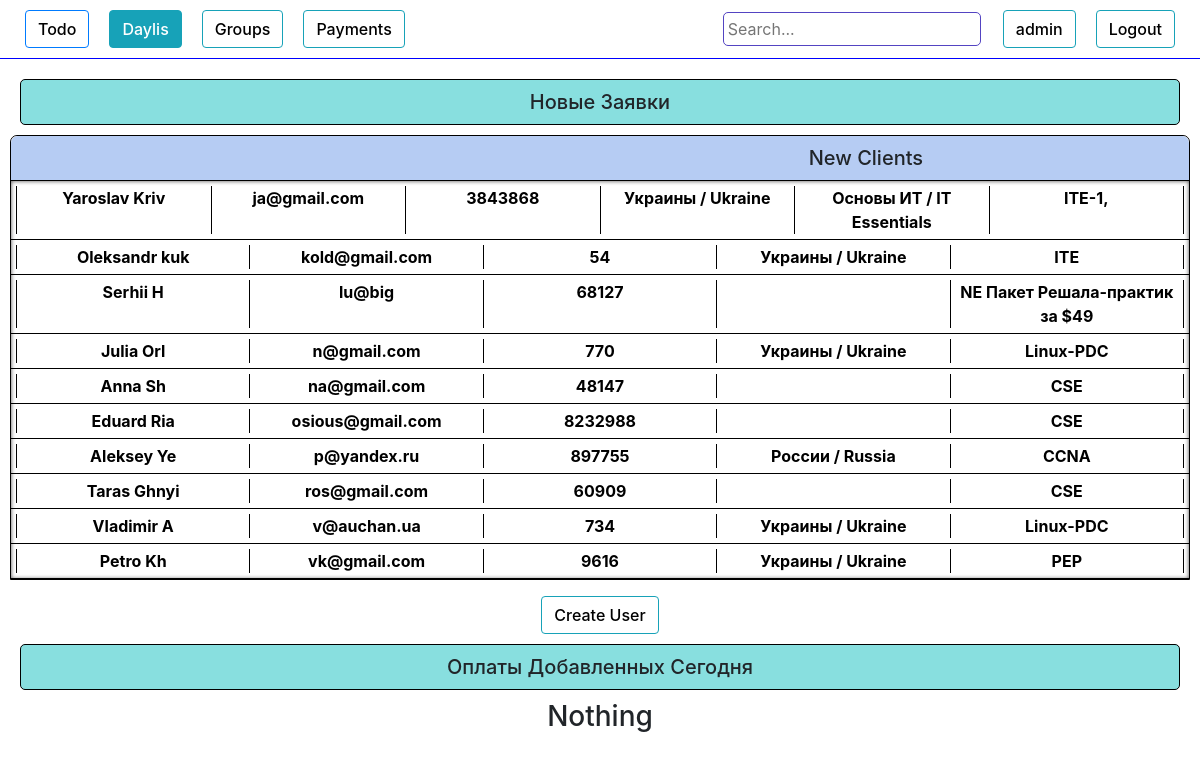
/staff/ (signed in), run on an earlier commit of the app's database.
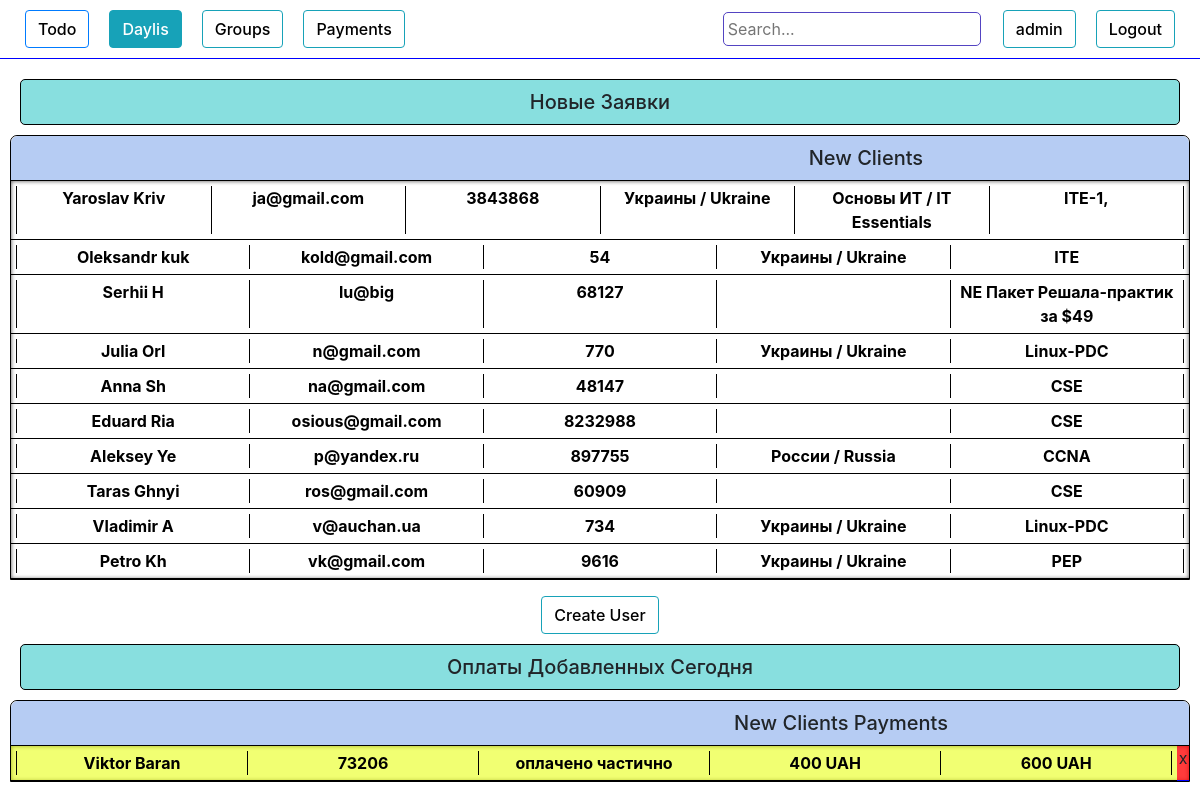
And on a later commit of the database.
### authorization/models.py (models this page shows, shortened)
class Daily(models.Model):
    request_date    = models.DateTimeField(blank=True, null=True)
    name            = models.CharField(max_length=100, blank=True)
    phone           = models.CharField(max_length=100, blank=True)
    email           = models.CharField(max_length=100, blank=True)
    course          = models.ForeignKey(Course, on_delete=models.DO_NOTHING)
    country         = models.CharField(max_length=100, blank=True)
    university      = models.CharField(max_length=100, blank=True)
    work            = models.CharField(max_length=100, blank=True)
    where_from      = models.CharField(max_length=100, blank=True)
    ip              = models.CharField(max_length=100, blank=True)
    currency        = models.CharField(max_length=100, blank=True)
    course_price    = models.IntegerField(blank=True,  default=0)
    comments        = models.TextField(blank=True)
    wishes          = models.TextField(blank=True)
    callback_time   = models.DateTimeField(blank=True, null=True)
    group           = models.ForeignKey(Group, on_delete=models.DO_NOTHING, null=True, blank=True)
    request_status  = models.CharField(max_length=100, blank=True)
    need_confirm  = models.BooleanField(blank=True, null=True)
    payment_history = models.TextField(blank=True)
    total_payment   = models.IntegerField(blank=True, default=0)
    payment_source  = models.CharField(max_length=100, blank=True)
    obligation      = models.IntegerField(blank=True, null=True, default=0)
    def is_not_called(self):
        if self.request_status != 'оплачено частично' and self.request_status != 'ожидаем оплату' and self.request_status != 'отказ' and self.request_status != 'оплачено' and self.request_status != 'перемещен в группы':
            return True
        else:
            return False
    def call_status(self):
        if self.request_status != 'перезвонить':
            return False
        else :
            return True
    def is_allready_in(self):
        obj = People.objects.filter(email = self.email)
        l = []
        if obj:
            for i in obj:
                l.append(i.group)
            return l
        else:
            return False

class Course(models.Model):
    name     = models.CharField(max_length=100, blank=True)
    price    = JSONField(blank=True, null=True)
    def __str__(self):
        return self.name

class Group(models.Model):
    name            = models.CharField(max_length=100, blank=True)
    created_date    = models.DateTimeField(blank=True, null=True)
    course          = models.ForeignKey(Course, on_delete=models.DO_NOTHING, null=True)
    active          = models.BooleanField(default=True)
    time_start      = models.DateTimeField(blank=True, null=True)
    time_end        = models.DateTimeField(blank=True, null=True)
    def __str__(self):
        return self.name

class People(models.Model):
    add_date        = models.DateTimeField(blank=True, null=True)
    name            = models.CharField(max_length=100, blank=True)
    phone           = models.CharField(max_length=100, blank=True)
    email           = models.CharField(max_length=100, blank=True)
    course          = models.ForeignKey(Course, on_delete=models.DO_NOTHING)
    country         = models.CharField(max_length=100, blank=True)
    university      = models.CharField(max_length=100, blank=True)
    work            = models.CharField(max_length=100, blank=True)
    where_from      = models.CharField(max_length=100, blank=True)
    ip              = models.CharField(max_length=100, blank=True)
    currency        = models.CharField(max_length=100, blank=True)
    course_price    = models.IntegerField(blank=True, null=True)
    comments        = models.TextField(blank=True)
    wishes          = models.TextField(blank=True)
    callback_time   = models.DateTimeField(blank=True, null=True)
    group           = models.ForeignKey(Group, on_delete=models.DO_NOTHING, null=True, blank=True)
    request_status  = models.CharField(max_length=100, blank=True)
    need_confirm  = models.BooleanField(blank=True, null=True)
    first_payment_date   = models.DateTimeField(blank=True, null=True)
    full_payment_date  = models.DateTimeField(blank=True, null=True)
    payment_history = models.TextField(blank=True)
    total_payment   = models.IntegerField(blank=True, null=True)
    obligation      = models.IntegerField(blank=True, null=True)
    def is_called(self):
        if self.request_status == 'оплачено частично' or self.request_status == 'ожидаем оплату' or self.request_status == 'оплачено':
            return True
        else:
            return False
    def call_status(self):
        if self.request_status != 'перезвонить':
            return False
        else :
            return True
    def is_full_payed(self):
        return (self.request_status == 'оплачено')
    def is_particaly_payed(self):
        return (self.request_status == 'оплачено частично')
    def is_not_payed(self):
        return (self.request_status == 'ожидаем оплату')
    def is_need_confirm(self):
        return (self.need_confirm)

### authorization/views.py (the view)
# urls.py: path('staff/', views.staff, name='staff'),
@login_required
def staff(request):
    if request.method == 'POST':
        n_form = UserUpdateForm(request.POST, instance=request.user)
        if n_form.is_valid():
            n_form.save()
            messages.success(request, f'Data has been updated!')
            return redirect('staff')
        else:
            messages.warning(request, f'Something wrong, maybe this name is allready taken')
            return redirect('staff')
    else:
        n_form = UserUpdateForm(instance=request.user)
        list_items = Daily.objects.order_by('callback_time', 'email', 'course')
        table_status = False
        for item in list_items:
            if item.is_not_called():
                table_status = True
        list_payments = People.objects.filter(add_date__contains = date.today()).order_by('request_status')
        context = {
        "n_form":n_form,
        "list_items":list_items,
        "table_status":table_status,
        "list_payments":list_payments,
        }
        return render(request,"staff.html",context)

### authorization/forms.py
class UserUpdateForm(forms.ModelForm):
    class Meta:
        model = User
        fields = ['username',]

### authorization/templates/staff.html (shortened to what the changed rows need)
{% load crispy_forms_tags %}
<!DOCTYPE html>
<html lang="en">
<head>
    <link rel="stylesheet" href="https://stackpath.bootstrapcdn.com/bootstrap/4.4.1/css/bootstrap.min.css"> {% load staticfiles %}
    <link rel="stylesheet" href="{% static 'style.css' %}" type="text/css">
</head>
<body>
    <div class="content ">
        <div class="new_tables">
            {% if list_items %} {% if table_status %}
            <div class="table show" id="new_tables">
                <div class="table_content show" id='table_content'>
                    {% for item in list_items %} {% if item.is_not_called %}
                    <div class="item {% if item.call_status %} call_status {% endif %}" id="{{item.email}}">
                        <a class="it-a" href="{% url 'item_info_update' item.id %}" target="_blank" onClick="popupWin = window.open(this.href, 'Window', 'location,width=1060,height=710,top=50,left=300'); popupWin.focus(); return false;">
                            <div class="item_header" data-toggle="collapse" data-target="#item_description" {% if item.call_status %} style="background-color: rgba(255, 157, 0, 0.554);" {% endif %}>
                                <table class="item_info_table" style="width:100%">
                                    <tr>
                                        <th>
                                            <div class="name">{{item.name}}</div>
                                        </th>
                                        <th>
                                            <div class="phone">{{item.email}}</div>
                                        </th>
                                        <th>
                                            <div class="phone">{{item.phone}}</div>
                                        </th>
                                        <th>
                                            <div class="country">{{item.country}}</div>
                                        </th>
                                        <th>
                                            <div class="country">{{item.course}}</div>
                                        </th>
                                        {% if item.is_allready_in %}
                                        <th>
                                            <div class="country">
                                                {% for i in item.is_allready_in %}
                                                    {{i}},
                                                {% endfor %}
                                            </div>
                                        </th>
                                        {% endif %}
                                    </tr>
                                </table>
                            </div>
                        </a>
                    </div>
                    {% endif %} {% endfor %}
                </div>
            </div>
            {% else %}
            <h3 style="text-align: center;">All done</h3>
            {% endif %} {% else %}
            <h3 style="text-align: center;">Still no tables or something wrong</h3>
            {% endif %}
        </div>
        <div class="payment_tables">
            <div class="tables_header" data-toggle="collapse" data-target="#payment_tables" aria-expanded="false">
                <h5>Оплаты Добавленных Сегодня</h5>
            </div>
            {% if list_payments %}
            <div class="table show" id="payment_tables">
                <div class="table_header " data-toggle="collapse" data-target="#table_payments_content" aria-expanded="false">
                    <h5>New Clients Payments</h5>
                </div>
                <div class="table_content show" id='table_payments_content'>
                    {% for item in list_payments %} {% if item.is_called %}
                    <div class="item {% if item.call_status %} call_status {% endif %} item_payments" id="{{item.email}}">
                        <a class="gr-a" href="{% url 'group_payments_update' item.id %}" target="_blank" onClick="popupWin = window.open(this.href, 'Window', 'location,width=720,height=800,top=200,left=300'); popupWin.focus(); return false;">
                            <div class="item_header" data-toggle="collapse" data-target="#item_description"
                             {% if item.is_particaly_payed %} style="background-color: rgba(229, 255, 0, 0.554);" {% endif %}
                             {% if item.is_not_payed %} style="background-color: rgba(255, 0, 0, 0.554);" {% endif %} >
                                <table class="item_payment_table" style="width:100%">
                                    <tr>
                                        <th>
                                            <div class="name">{{item.name}}</div>
                                        </th>
                                        <th>
                                            <div class="phone">{{item.phone}}</div>
                                        </th>
                                        <th>
                                            <div class="country">{{item.request_status}}</div>
                                        </th>
                                        <th>
                                            <div class="country">{{item.total_payment}} {{item.currency}}</div>
                                        </th>
                                        <th>
                                            <div class="country">{{item.obligation}} {{item.currency}}</div>
                                        </th>
                                    </tr>
                                </table>
                            </div>
                        </a>
                        <span id="del_btn" type="button" data-toggle="collapse" data-target="#ConfirmationFieldDel{{item.id}}" aria-expanded="false" >x</span>
                    </div>
                    {% endif %}
                    {% endfor %}
                </div>
            </div>
            {% else %}
            <h3 style="text-align: center;">Nothing</h3>
            {% endif %}
        </div>
    </div>
</body>
</html>

What changed in the data, as far as the page shows it:
now on this page (row edited): People: name "Viktor Baran", phone "73206", request_status "оплачено частично", total_payment "400", currency "UAH", obligation "600"
Also different on the page:
text no longer shown: "Nothing"
text now shown: "New Clients Payments"
